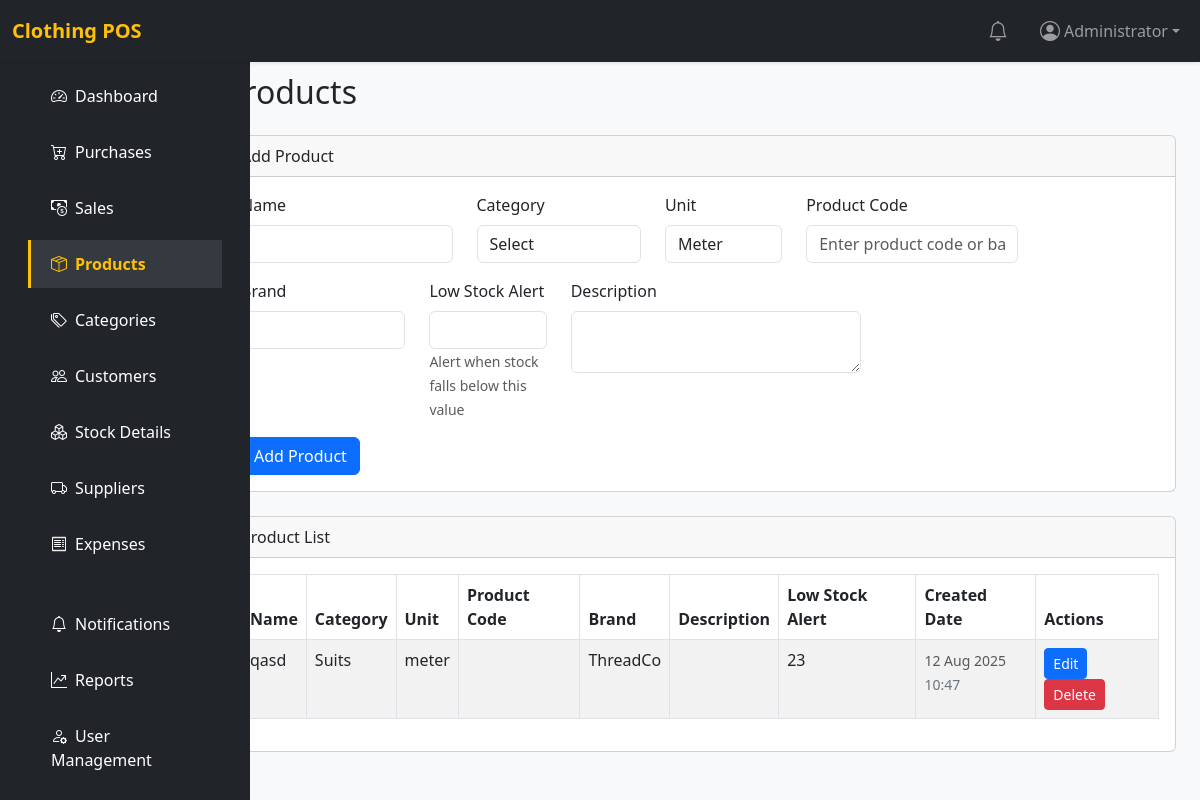
The app's page /products.php (signed in) with its own data.
### tables this page shows
CREATE TABLE `products` (
  `id` int(11) NOT NULL,
  `product_name` varchar(100) NOT NULL,
  `brand` varchar(30) NOT NULL,
  `product_unit` varchar(100) NOT NULL,
  `size` varchar(50) DEFAULT NULL,
  `color` varchar(50) DEFAULT NULL,
  `product_code` varchar(255) NOT NULL,
  `category_id` int(11) NOT NULL,
  `alert_quantity` int(11) NOT NULL DEFAULT 0,
  `description` text DEFAULT NULL,
  `product_image` varchar(255) DEFAULT NULL,
  `status` tinyint(1) NOT NULL DEFAULT 1,
  `created_at` timestamp NOT NULL DEFAULT current_timestamp()
);

CREATE TABLE `categories` (
  `id` int(11) NOT NULL,
  `category` varchar(100) NOT NULL,
  `description` text DEFAULT NULL,
  `status` tinyint(1) NOT NULL DEFAULT 1,
  `created_at` timestamp NOT NULL DEFAULT current_timestamp()
);

### products.php (the view, shortened to what this page needs)
<?php
require_once 'includes/config.php';
$products = $pdo->query("
    SELECT p.*, c.category AS category_name
    FROM products p
    LEFT JOIN categories c ON p.category_id = c.id
    ORDER BY p.id DESC
")->fetchAll(PDO::FETCH_ASSOC);
$edit_product = null;
include 'includes/header.php';
?>
<div class="container-fluid">
    <div class="row">
        <?php include 'includes/sidebar.php'; ?>
        <main class="col-md-10 ms-sm-auto px-4 py-5" style="margin-top: 25px;">
            <h2 class="mb-4">Products</h2>
            <div class="card mb-4">
                <div class="card-header">
                    <?= $edit_product ? "Edit Product" : "Add Product" ?>
                </div>
                <div class="card-body">
                    <form method="post">
                        <div class="row">
                            <div class="col-md-3 mb-3">
                                <label class="form-label">Name</label>
                                <input type="text" name="name" class="form-control" required value="<?= htmlspecialchars($edit_product['product_name'] ?? '') ?>">
                            </div>
                            <div class="mb-3" style="width: 20%;">
                                <label class="form-label">Category</label>
                                <select name="category_id" class="form-control" required>
                                    <option value="">Select</option>
                                </select>
                            </div>
                            <div class="mb-3" style="width: 15%;">
                                <label class="form-label">Unit</label>
                                <select name="unit" class="form-control" required>
                                    <option value="meter" <?= (isset($edit_product['product_unit']) && $edit_product['product_unit'] == 'meter') ? 'selected' : '' ?>>Meter</option>
                                </select>
                            </div>
                            <div class="col-md-3 mb-3" >
                                <label class="form-label">Product Code</label>
                                <input type="text" name="product_code" class="form-control" value="<?= htmlspecialchars($edit_product['product_code'] ?? '') ?>" placeholder="Enter product code or barcode">
                            </div>
                            <div class="mb-3" style="width: 20%;">
                                <label class="form-label">Brand</label>
                                <input type="text" name="brand" class="form-control" value="<?= htmlspecialchars($edit_product['brand'] ?? '') ?>">
                            </div>
                            <div class="mb-3" style="width: 15%;">
                                <label class="form-label">Low Stock Alert</label>
                                <input type="number" step="0.01" name="low_stock_threshold" class="form-control" required value="<?= htmlspecialchars($edit_product['alert_quantity'] ?? '') ?>">
                                <small class="text-muted">Alert when stock falls below this value</small>
                            </div>
                            <div class="col-md-4 mb-3">
                                <label class="form-label">Description</label>
                                <textarea name="description" class="form-control" rows="2" ><?= htmlspecialchars($edit_product['description'] ?? '') ?></textarea>
                            </div>
                        </div>
                        <button type="submit" class="btn btn-primary" name="<?= $edit_product ? 'edit_product' : 'add_product' ?>">
                            <?= $edit_product ? "Update Product" : "Add Product" ?>
                        </button>
                    </form>
                </div>
            </div>
            <div class="card">
                <div class="card-header">Product List</div>
                <div class="card-body table-responsive">
                    <table class="table table-bordered table-striped table-hover">
                        <thead>
                            <tr>
                                <th>Name</th>
                                <th>Category</th>
                                <th>Unit</th>
                                <th>Product Code</th>
                                <th>Brand</th>
                                <th>Description</th>
                                <th>Low Stock Alert</th>
                                <th>Created Date</th>
                                <th>Actions</th>
                            </tr>
                        </thead>
                        <tbody>
                            <?php foreach ($products as $product): ?>
                                <tr>
                                    <td><?= htmlspecialchars($product['product_name']) ?></td>
                                    <td><?= htmlspecialchars($product['category_name']) ?></td>
                                    <td><?= htmlspecialchars($product['product_unit']) ?></td>
                                    <td><?= htmlspecialchars($product['product_code'] ?? '') ?></td>
                                    <td><?= htmlspecialchars($product['brand']) ?></td>
                                    <td><?= htmlspecialchars(substr($product['description'] ?? '', 0, 50)) ?><?= (strlen($product['description'] ?? '') > 50 ? '...' : '') ?></td>
                                    <td><?= htmlspecialchars($product['alert_quantity']) ?></td>
                                    <td>
                                        <small class="text-muted">
                                            <?php if ($product['created_at']): ?>
                                                <?= date('d M Y', strtotime($product['created_at'])) ?><br>
                                                <span class="text-secondary"><?= date('H:i', strtotime($product['created_at'])) ?></span>
                                            <?php else: ?>
                                                <span class="text-secondary">N/A</span>
                                            <?php endif; ?>
                                        </small>
                                    </td>
                                    <td>
                                        <a href="products.php?edit=<?= $product['id'] ?>" class="btn btn-sm btn-primary">Edit</a>
                                        <a href="products.php?delete=<?= $product['id'] ?>" class="btn btn-sm btn-danger" onclick="return confirm('Delete this product?')">Delete</a>
                                    </td>
                                </tr>
                            <?php endforeach; ?>
                        </tbody>
                    </table>
                </div>
            </div>
        </main>
    </div>
</div>
<?php include 'includes/footer.php'; ?>

### includes/header.php (style rules this page uses)
body { background: #f8f9fa; margin: 0; padding: 0; }

### records on screen
products: product_name "qasd", category.category "Suits", product_unit "meter", brand "ThreadCo", alert_quantity "23", created_at "12 Aug 2025", created_at "10:47"

### other values on screen
current_user() "Administrator"
